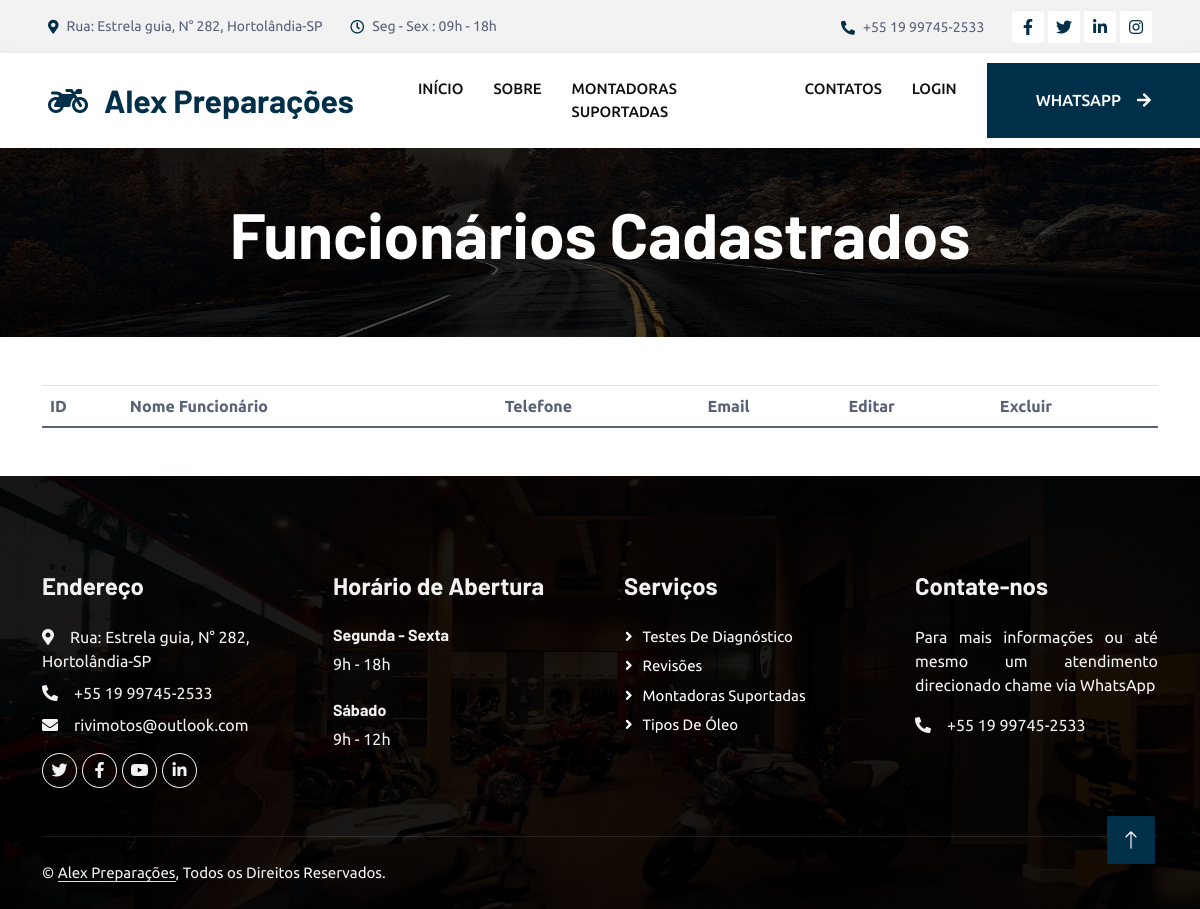
/list_funcionarios.php, run on an earlier commit of the app's database.
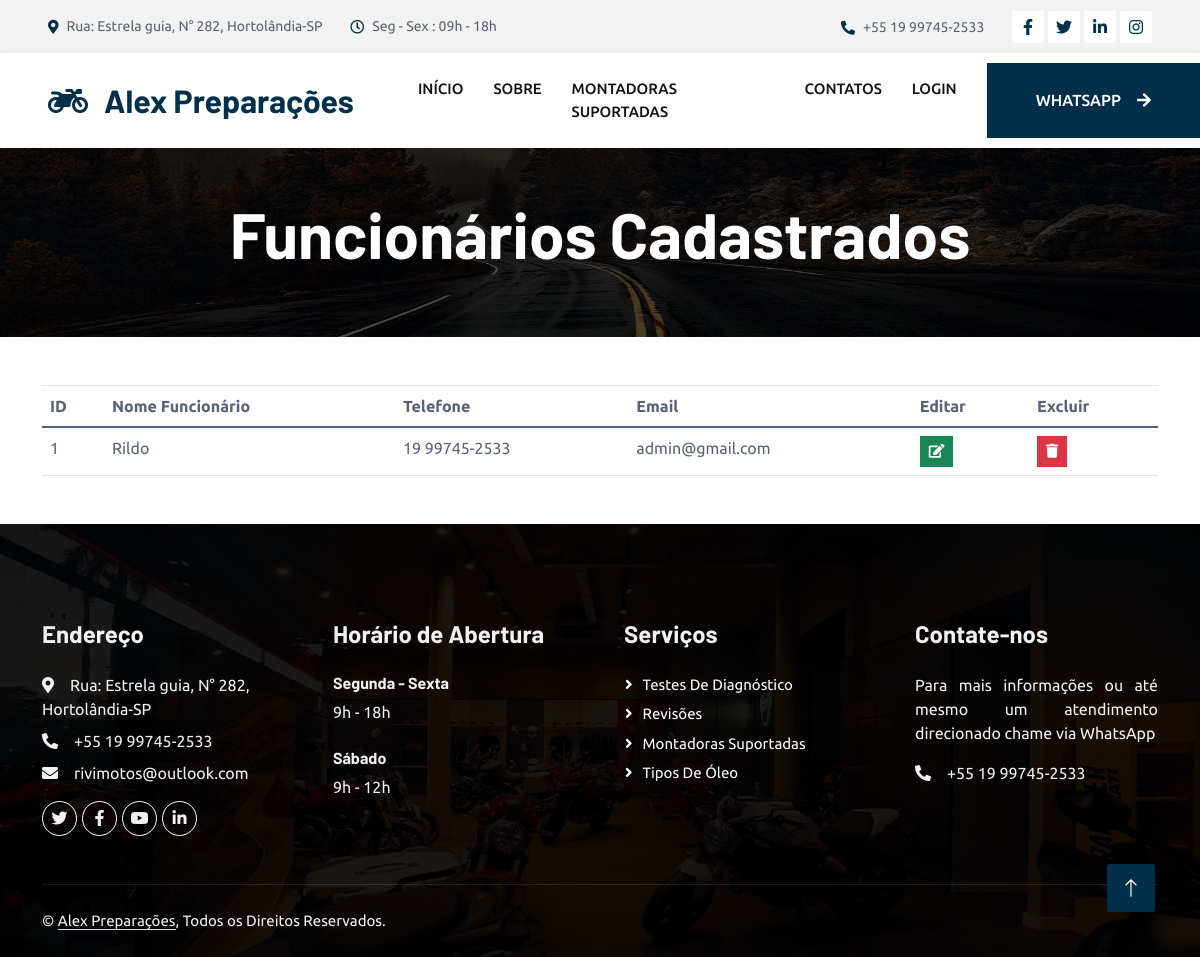
And on a later commit of the database.
### tables this page shows
create table Pessoa(
	cod_Pessoa int(5) not null primary key auto_increment,
    cpf_Pessoa varchar(15) not null,
    nome_Pessoa varchar(100) not null,
	telefone varchar (15),
    RG varchar(15) not null,  
    dtNasc_Pessoa date not null,
	email varchar(40) not null,
	senha varchar(255)not null
);

### include/TableFuncionarios.php (the view, shortened to what this page needs)
<?php
  $String = "SELECT * from pessoa";
  $result = mysqli_query($conexao, $String);
?>
<div class="container">
    <table class="table">
        <thead>
            <tr>
                <th>ID</th>
                <th>Nome Funcionário</th>
                <th>Telefone</th>
                <th>Email</th>
                <th>Editar</th>
                <th>Excluir</th>
            </tr>
        </thead>
        <tbody>
            <?php foreach ($result as $registro): ?>
                <tr>
                    <td><?= $registro['cod_Pessoa']; ?></td>
                    <td><?= $registro['nome_Pessoa']; ?></td>
                    <td ><?= $registro['telefone']; ?></td>
                    <td><?= $registro['email']; ?></td>
                    <td>
                      <a href="" class="btn btn-success btn-sm rounded-0 open-edit-modal" role="button" data-toggle="modal" data-target="#editarModal"
                      data-id="<?= $registro['cod_Pessoa']; ?>"
                      data-nome="<?= $registro['nome_Pessoa']; ?>"
                      data-telefone="<?= $registro['telefone']; ?>"
                      data-email="<?= $registro['email']; ?>"
                      >
                        <i class="fa fa-edit"></i>
                      </a>
                    </td>
                    <td>
                    <a href="" class="btn btn-danger btn-sm rounded-0 open-delete-modal" role="button" data-toggle="modal" data-target="#deleteModal"
                      data-id="<?= $registro['cod_Pessoa']; ?>"
                      data-nome="<?= $registro['nome_Pessoa']; ?>"
                      >
                        <i class="fa fa-trash"></i>
                      </a>
                    </td>
                </tr>
            <?php endforeach; ?>
        </tbody>
    </table>
</div>

What changed in the data, as far as the page shows it:
added pessoa: cod_Pessoa "1", nome_Pessoa "Rildo", telefone "19 99745-2533", email "admin@gmail.com"
